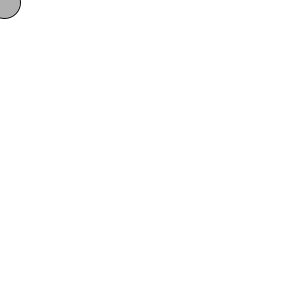
Frame 1 (no input)
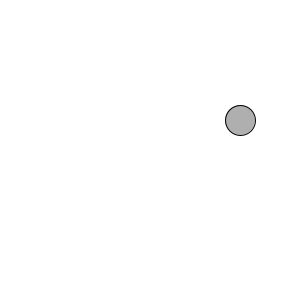
Frame 60 (the mouse pressed at the canvas centre just before this capture)
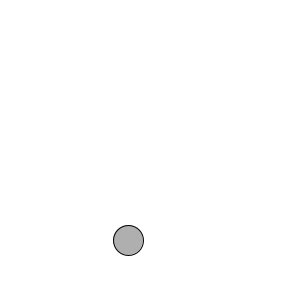
Frame 120 (the mouse held since frame 60 and released just before this capture)

The Processing sketch that drew these frames (run headless with seeded random() and noise(); from frame 60 on, the mouse is pressed at the canvas centre):

// Processing sketch: processing_26450
// ── processing_26450.pde

float x = 0;
float y = 0;
float xSpeed = 4;
float ySpeed = 2;
float explode = 32;

void setup() {
  size(300, 300);
  smooth();
}

void draw() {
  background(255);

  x = x + xSpeed;
  y = y + ySpeed;

  if ((x > width) || (x < 0)) {
    
    // When ball hits screen, turn it around.
    xSpeed = xSpeed * -1;
    // Make ball explode
    explode = 70;   
  }
  
  if ((y > height) || (y < 0)) {
   
    ySpeed = ySpeed * -1;
    explode = 70;
  }

  stroke(0);
  fill(175);
  ellipse(x, y, explode, explode);
  
  explode = constrain(explode-2, 30, 70);
  
}
